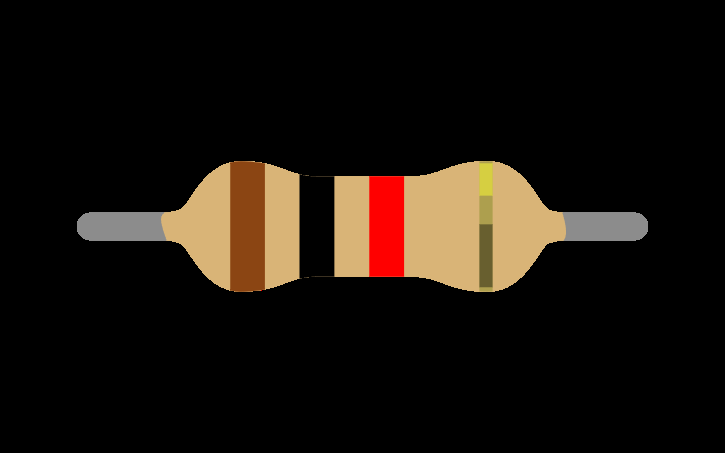
#> input picture tugas_4/resistor1.png, 725 x 453 px
$ python resistor3.py
#> lines starting #> are read from the running program, lines starting #| are printed output that depends on the picture; after the words box and inside, x2 and y2 are one past the last pixel; in counts of white or black regions, pixels touching at a corner belong together
"""
Resistor Color Band Detector v3
================================
Hybrid approach:
  1. Find resistor body ROI via edge detection
  2. Extract center strip, estimate body color
  3. Build color-change profile → find band positions
  4. For each band segment: classify using HSV rules first,
     fall back to LAB nearest-neighbor
  5. Merge duplicates, calculate resistance

Run:  python resistor_detector.py image.png [--debug]
"""

import cv2
import numpy as np
from scipy.signal import find_peaks
import sys

# =============================================================================
# 1. RESISTOR DATA
# =============================================================================
COLOR_CODES = {
    'Hitam':   {'digit': 0, 'multiplier': 1,           'tolerance': None},
    'Cokelat': {'digit': 1, 'multiplier': 10,          'tolerance': 1},
    'Merah':   {'digit': 2, 'multiplier': 100,         'tolerance': 2},
    'Oranye':  {'digit': 3, 'multiplier': 1000,        'tolerance': None},
    'Kuning':  {'digit': 4, 'multiplier': 10000,       'tolerance': None},
    'Hijau':   {'digit': 5, 'multiplier': 100000,      'tolerance': 0.5},
    'Biru':    {'digit': 6, 'multiplier': 1000000,     'tolerance': 0.25},
    'Ungu':    {'digit': 7, 'multiplier': 10000000,    'tolerance': 0.1},
    'Abu-abu': {'digit': 8, 'multiplier': 100000000,   'tolerance': 0.05},
    'Putih':   {'digit': 9, 'multiplier': 1000000000,  'tolerance': None},
    'Emas':    {'digit': None, 'multiplier': 0.1,      'tolerance': 5},
    'Perak':   {'digit': None, 'multiplier': 0.01,     'tolerance': 10},
}

# =============================================================================
# 2. HSV-BASED CLASSIFICATION (primary method)
#    Each entry: list of (lower_hsv, upper_hsv) tuples
#    H: 0-179, S: 0-255, V: 0-255
# =============================================================================
HSV_RULES = {
    # Very dark pixels regardless of hue
    'Hitam':   [((0,   0,   0),   (180, 255,  60))],
    # Very bright, very low saturation
    'Putih':   [((0,   0,  200),  (180,  40, 255))],
    # Low saturation mid-value = gray
    'Abu-abu': [((0,   0,  61),   (180,  50, 199))],
    # Silver: low saturation, higher value than gray
    'Perak':   [((0,   0,  160),  (180,  45, 210))],
    # Red wraps around 0°/180°
    'Merah':   [((0,  120,  60),  (9,   255, 255)),
                ((170,120,  60),  (180, 255, 255))],
    # Orange: narrow hue band, high saturation
    'Oranye':  [((9,  160, 100),  (20,  255, 255))],
    # Yellow: vivid, high saturation
    'Kuning':  [((20, 160, 150),  (35,  255, 255))],
    # Gold: similar hue to yellow but lower saturation & value
    'Emas':    [((15,  60,  80),  (35,  159, 220))],
    # Brown: low-value orange
    'Cokelat': [((5,  100,  20),  (20,  255, 130))],
    # Green
    'Hijau':   [((36, 100,  60),  (85,  255, 255))],
    # Blue
    'Biru':    [((86, 100,  60),  (125, 255, 255))],
    # Purple/Violet
    'Ungu':    [((126, 80,  60),  (155, 255, 255))],
}

# Priority order matters: more specific rules first
HSV_PRIORITY = [
    'Hitam', 'Putih', 'Merah', 'Ungu', 'Biru',
    'Hijau', 'Oranye', 'Cokelat', 'Kuning', 'Emas',
    'Abu-abu', 'Perak'
]

def classify_pixel_hsv(bgr_pixel):
    """
    Classify a single BGR pixel using HSV rules.
    Returns (color_name, confidence) where confidence = fraction of
    pixels in a tiny patch that match. Returns None if no rule matches.
    """
    px = np.uint8([[bgr_pixel]])
    hsv = cv2.cvtColor(px, cv2.COLOR_BGR2HSV)[0][0]

    for name in HSV_PRIORITY:
        ranges = HSV_RULES[name]
        for (lo, hi) in ranges:
            lo_arr = np.array(lo, dtype=np.uint8)
            hi_arr = np.array(hi, dtype=np.uint8)
            if cv2.inRange(np.uint8([[hsv]]), lo_arr, hi_arr)[0][0] == 255:
                return name
    return None  # Unclassified


def classify_pixels_hsv_voting(bgr_pixels):
    """
    Given an array of BGR pixels, vote on the most common HSV classification.
    Returns (winner_name, vote_fraction).
    """
    votes = {}
    total = len(bgr_pixels)
    for px in bgr_pixels:
        name = classify_pixel_hsv(px.tolist())
        if name:
            votes[name] = votes.get(name, 0) + 1

    if not votes:
        return None, 0.0

    winner = max(votes, key=votes.get)
    return winner, votes[winner] / total

# =============================================================================
# 3. BODY DETECTION & ROI
# =============================================================================
def find_resistor_roi(img):
    h, w = img.shape[:2]
    gray = cv2.cvtColor(img, cv2.COLOR_BGR2GRAY)
    blurred = cv2.GaussianBlur(gray, (7, 7), 0)
    edges = cv2.Canny(blurred, 20, 80)
    kernel = np.ones((9, 9), np.uint8)
    closed = cv2.morphologyEx(edges, cv2.MORPH_CLOSE, kernel)
    dilated = cv2.dilate(closed, kernel, iterations=1)
    contours, _ = cv2.findContours(dilated, cv2.RETR_EXTERNAL, cv2.CHAIN_APPROX_SIMPLE)

    best, best_score = None, 0
    for cnt in contours:
        area = cv2.contourArea(cnt)
        if area < 2000:
            continue
        x, y, bw, bh = cv2.boundingRect(cnt)
        aspect = bw / (bh + 1e-5)
        if aspect > 1.5 and bw > w * 0.2:
            score = area * min(aspect, 8.0)
            if score > best_score:
                best_score = score
                best = (x, y, x + bw, y + bh)

    if best is None:
        mx, my = int(w * 0.05), int(h * 0.2)
        best = (mx, my, w - mx, h - my)
    return best


def estimate_body_color_lab(strip):
    """Body color = median of entire strip (body dominates)."""
    pixels = strip.reshape(-1, 3)
    median_bgr = np.median(pixels, axis=0).astype(np.uint8)
    lab = cv2.cvtColor(np.uint8([[median_bgr]]), cv2.COLOR_BGR2LAB)[0][0].astype(np.float32)
    return median_bgr, lab

# =============================================================================
# 4. PROFILE-BASED BAND DETECTION
# =============================================================================
def compute_color_change_profile(strip, window=4):
    w = strip.shape[1]
    profile = np.zeros(w, dtype=np.float32)
    for x in range(window, w - window):
        left_med  = np.median(strip[:, x-window:x].reshape(-1,3), axis=0)
        right_med = np.median(strip[:, x:x+window].reshape(-1,3), axis=0)
        l = cv2.cvtColor(np.uint8([[left_med]]),  cv2.COLOR_BGR2LAB)[0][0].astype(np.float32)
        r = cv2.cvtColor(np.uint8([[right_med]]), cv2.COLOR_BGR2LAB)[0][0].astype(np.float32)
        profile[x] = np.linalg.norm(l - r)
    return profile


def find_band_boundaries(profile, strip_w, min_ratio=0.03, min_height=6.0):
    smooth_k = max(3, strip_w // 50)
    smoothed = np.convolve(profile, np.ones(smooth_k)/smooth_k, mode='same')
    min_dist = max(4, int(strip_w * min_ratio))
    peaks, _ = find_peaks(smoothed, height=min_height, distance=min_dist, prominence=3.0)

    if len(peaks) < 2:
        # Try with lower threshold
        peaks, _ = find_peaks(smoothed, height=min_height*0.5, distance=min_dist, prominence=1.5)

    boundaries = sorted(set([0] + list(peaks) + [strip_w]))
    segments = []
    for i in range(len(boundaries)-1):
        w_seg = boundaries[i+1] - boundaries[i]
        if w_seg >= int(strip_w * min_ratio):
            segments.append((boundaries[i], boundaries[i+1]))

    return segments, smoothed

# =============================================================================
# 5. SEGMENT COLOR CLASSIFICATION
# =============================================================================
def classify_segment(strip, x1, x2, body_lab, body_thresh=20.0, debug=False):
    """
    Extract pixels from segment, filter body color, then classify via HSV voting.
    """
    col_bgr = strip[:, x1:x2].reshape(-1, 3)
    if len(col_bgr) == 0:
        return None, 0.0

    # Filter out body-colored pixels using LAB distance
    non_body = []
    for px in col_bgr:
        px_u8 = np.uint8([[px]])
        px_lab = cv2.cvtColor(px_u8, cv2.COLOR_BGR2LAB)[0][0].astype(np.float32)
        if np.linalg.norm(px_lab - body_lab) > body_thresh:
            non_body.append(px)

    body_ratio = 1.0 - (len(non_body) / len(col_bgr))

    if debug:
        med = np.median(col_bgr, axis=0).astype(int)
        print(f"    Seg [{x1}-{x2}]: {len(non_body)}/{len(col_bgr)} non-body px, "
              f"body_ratio={body_ratio:.2f}, median_bgr={med}")

    # If >70% of pixels are body color, this IS the body — skip
    if body_ratio > 0.70:
        return None, body_ratio

    # Use all pixels (not just non-body) for HSV voting — body filter already handled
    target_pixels = np.array(non_body) if len(non_body) >= 5 else col_bgr
    color, confidence = classify_pixels_hsv_voting(target_pixels)
    return color, confidence

# =============================================================================
# 6. RESISTANCE CALCULATION
# =============================================================================
def format_resistance(value):
    if value >= 1_000_000:
        return f"{value/1_000_000:.3g} MΩ"
    elif value >= 1_000:
        return f"{value/1_000:.3g} kΩ"
    else:
        return f"{value:.3g} Ω"

def calculate_resistance(bands):
    if len(bands) < 3:
        return f"Gagal: Hanya {len(bands)} pita terdeteksi (butuh minimal 3)."
    try:
        if len(bands) == 3:
            d1, d2 = COLOR_CODES[bands[0]]['digit'], COLOR_CODES[bands[1]]['digit']
            mul, tol = COLOR_CODES[bands[2]]['multiplier'], 20
            if d1 is None or d2 is None: return "Gagal: Digit tidak valid."
            value = ((d1*10)+d2)*mul
        elif len(bands) == 4:
            d1, d2 = COLOR_CODES[bands[0]]['digit'], COLOR_CODES[bands[1]]['digit']
            mul = COLOR_CODES[bands[2]]['multiplier']
            tol = COLOR_CODES[bands[3]]['tolerance']
            if d1 is None or d2 is None: return "Gagal: Digit tidak valid."
            value = ((d1*10)+d2)*mul
        else:  # 5+ bands
            d1 = COLOR_CODES[bands[0]]['digit']
            d2 = COLOR_CODES[bands[1]]['digit']
            d3 = COLOR_CODES[bands[2]]['digit']
            mul = COLOR_CODES[bands[3]]['multiplier']
            tol = COLOR_CODES[bands[4]]['tolerance']
            if d1 is None or d2 is None or d3 is None: return "Gagal: Digit tidak valid."
            value = ((d1*100)+(d2*10)+d3)*mul
        tol_str = f"±{tol}%" if tol is not None else "±?"
        return f"{format_resistance(value)} {tol_str}"
    except (TypeError, KeyError) as e:
        return f"Gagal: {e}"

# =============================================================================
# 7. MAIN
# =============================================================================
def process_resistor_image(image_path, debug=False):
#> called with image_path = 'resistor1.png', debug = False
    img_orig = cv2.imread(image_path)
#> img_orig is the input picture: shape (453, 725, 3); mean B, G, R 12.4, 18.6, 25.4
    if img_orig is None:
        print(f"Error: '{image_path}' tidak ditemukan.")
        return

    img = cv2.resize(img_orig, (900, 550))
    display = img.copy()
    h_img, w_img = img.shape[:2]
#> h_img = 550; w_img = 900

    # ── Step 1: Find resistor body ──────────────────────────────────────────
    x1, y1, x2, y2 = find_resistor_roi(img)
#> in find_resistor_roi, `gray = cv2.cvtColor(img, cv2.COLOR_BGR2GRAY)`:
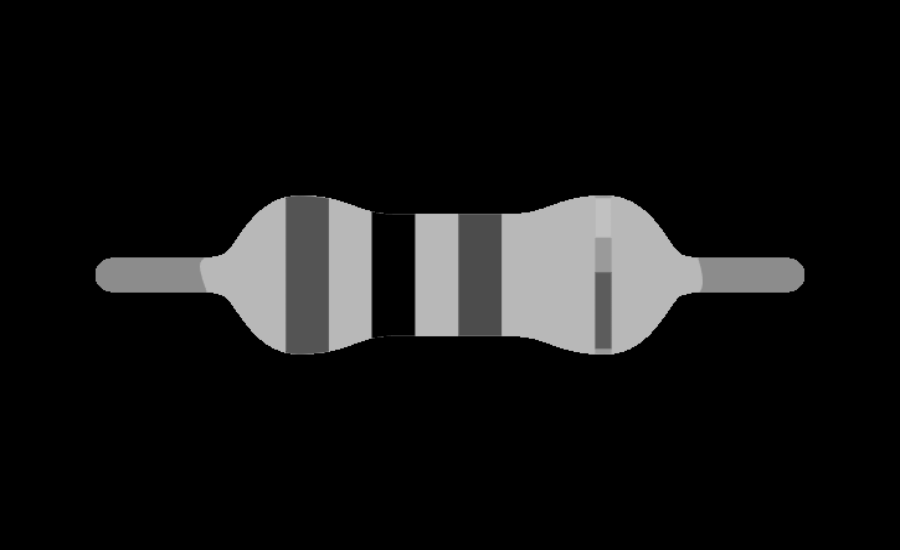
#> gray: shape (550, 900); min 0, max 193, mean 19.9
#> in find_resistor_roi, `edges = cv2.Canny(blurred, 20, 80)`:
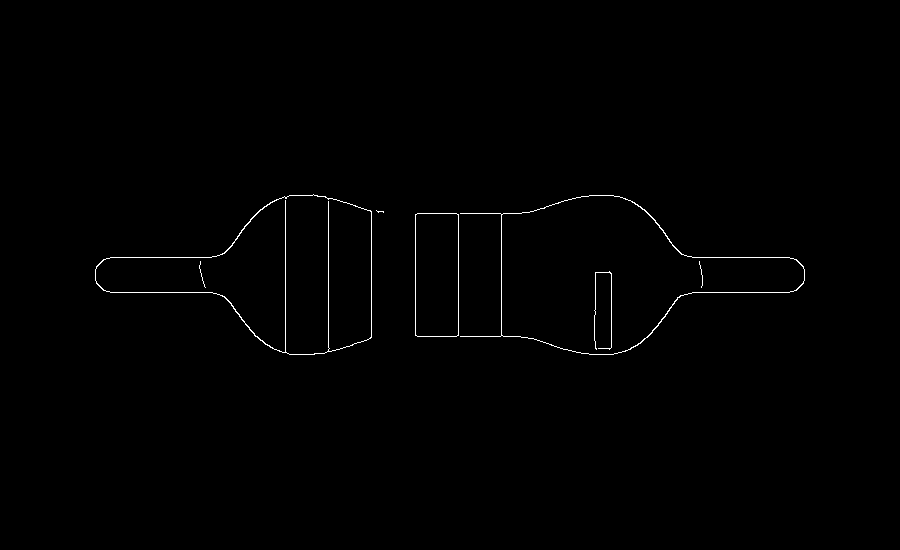
#> edges: shape (550, 900); 0.54% white in thin lines or dots, all inside (x1, y1, x2, y2) = (95, 194, 805, 355)
#> in find_resistor_roi, `dilated = cv2.dilate(closed, kernel, iterations=1)`:
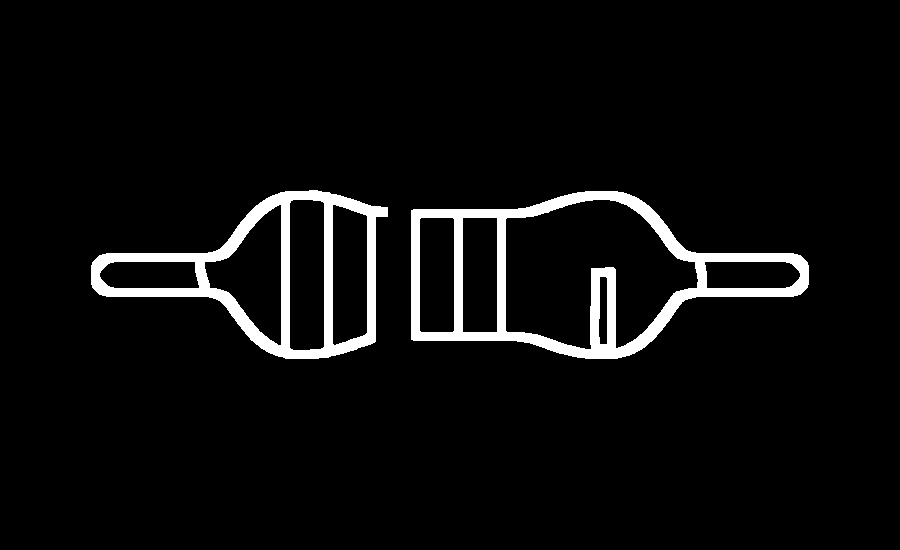
#> dilated: shape (550, 900); 5% white; 2 white regions
#> in find_resistor_roi, `contours, _ = cv2.findContours(dilated, cv2.RETR_EXTERNAL, cv2.CHAIN_A..`: contours = 2 contours; box (x1, y1, x2, y2) and area: (411, 191, 809, 359) 42964, (91, 190, 388, 359) 27832
#> the loop in find_resistor_roi, `for cnt in contours:` made 2 passes
#> (area, x, y, bw, bh, aspect, score, best_score) on pass 1: (42964, 411, 191, 398, 168, 2.37, 101783.8, 101783.8)
#> (area, x, y, bw, bh, aspect, score) on pass 2: (27832.5, 91, 190, 297, 169, 1.76, 48912.7)
#> after the loop in find_resistor_roi, `for cnt in contours:`: best_score = 101783.8
#> x1 = 411; y1 = 191; x2 = 809; y2 = 359
    if debug:
        print(f"ROI: ({x1},{y1})->({x2},{y2})")

    # ── Step 2: Extract center strip ────────────────────────────────────────
    cy = (y1 + y2) // 2
#> cy = 275
    sh = max(12, (y2 - y1) // 6)   # ±1/6 of body height
#> sh = 28
    sy1, sy2 = max(0, cy-sh), min(h_img, cy+sh)
#> sy1 = 247; sy2 = 303

    # Trim horizontal margins (wire leads)
    margin = int((x2 - x1) * 0.06)
#> margin = 23
    sx1, sx2 = x1 + margin, x2 - margin
#> sx1 = 434; sx2 = 786
    strip   = img[sy1:sy2, sx1:sx2].copy()
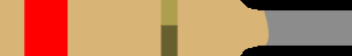
#> strip: shape (56, 352, 3); mean B, G, R 91.6, 129.1, 181.9
    strip_w = sx2 - sx1
#> strip_w = 352

    # ── Step 3: Estimate body color ──────────────────────────────────────────
    body_bgr, body_lab = estimate_body_color_lab(strip)
#> in estimate_body_color_lab, `median_bgr = np.median(pixels, axis=0).astype(np.uint8)`: median_bgr = [119, 180, 217]
#> in estimate_body_color_lab, `lab = cv2.cvtColor(np.uint8([[median_bgr]]), cv2.COLOR_BGR2LAB)[0][0]...`: lab = [192, 133, 164]
#> body_bgr = [119, 180, 217]; body_lab = [192, 133, 164]
    if debug:
        print(f"Body BGR: {body_bgr}")

    # ── Step 4: Color-change profile ─────────────────────────────────────────
    profile = compute_color_change_profile(strip)
#> the loop in compute_color_change_profile, `for x in range(window, w - window):` made 344 passes
#> (right_med, r) on passes 1 to 3: ([119, 180, 217], [192, 133, 164]), ([119, 180, 217], [192, 133, 164]), ([119, 180, 217], [192, 133, 164])
#> after the loop in compute_color_change_profile, `for x in range(window, w - window):`: profile = 352 values, max 98.6 at index 68, min 0 at index 0, mean 5.08
    segments, smoothed = find_band_boundaries(profile, strip_w)
#> in find_band_boundaries, `smooth_k = max(3, strip_w // 50)`: smooth_k = 7
#> in find_band_boundaries, `smoothed = np.convolve(profile, np.ones(smooth_k)/smooth_k, mode='same')`: smoothed = 352 values, max 57.3 at index 68, min 0 at index 0, mean 5.08
#> in find_band_boundaries, `min_dist = max(4, int(strip_w * min_ratio))`: min_dist = 10
#> in find_band_boundaries, `peaks, _ = find_peaks(smoothed, height=min_height, distance=min_dist, ..`: peaks = [24, 68, 162, 177, 267]
#> in find_band_boundaries, `boundaries = sorted(set([0] + list(peaks) + [strip_w]))`: boundaries = [0, 24, 68, 162, 177, 267, 352]
#> the loop in find_band_boundaries, `for i in range(len(boundaries)-1):` made 6 passes
#> w_seg on passes 1 to 6: 24, 44, 94, 15, 90, 85
#> after the loop in find_band_boundaries, `for i in range(len(boundaries)-1):`: segments = [(0, 24), (24, 68), (68, 162), (162, 177), (177, 267), (267, 352)]
    if debug:
        print(f"Segmen: {segments}")

    # ── Step 5: Classify segments ─────────────────────────────────────────────
    raw_bands = []
    for (seg_x1, seg_x2) in segments:
        color, conf = classify_segment(strip, seg_x1, seg_x2, body_lab,
                                       body_thresh=20.0, debug=debug)
        if color is None:
            if debug:
                print(f"  Seg [{seg_x1}-{seg_x2}]: SKIP (body)")
            continue
        if debug:
            print(f"  Seg [{seg_x1}-{seg_x2}]: {color} (conf={conf:.2f})")
        raw_bands.append({
            'color': color,
            'conf':  conf,
            'gx1':   sx1 + seg_x1,
            'gx2':   sx1 + seg_x2,
        })
#> this loop made 6 passes
#> (seg_x1, seg_x2, body_ratio in classify_segment, conf) on pass 1: (0, 24, 1, 1)

    # ── Step 6: Merge adjacent same-color bands ───────────────────────────────
    merged = []
    for b in raw_bands:
        if merged and merged[-1]['color'] == b['color']:
            merged[-1]['gx2'] = b['gx2']
        else:
            merged.append(dict(b))
#> this loop made 3 passes
#> b on passes 1 to 3: {'color': 'Merah', 'conf': 1, 'gx1': 458, 'gx2': 502}, {'color': 'Emas', 'conf': 1, 'gx1': 596, 'gx2': 611}, {'color': 'Abu-abu', 'conf': 0.638, 'gx1': 701, 'gx2': 786}

    band_colors = [b['color'] for b in merged]
    print(f"\nPita terdeteksi (Kiri -> Kanan): {band_colors}")
#| Pita terdeteksi (Kiri -> Kanan): ['Merah', 'Emas', 'Abu-abu']
    result = calculate_resistance(band_colors)
    print(f"Nilai Resistor       : {result}\n")
#| Nilai Resistor       : Gagal: Digit tidak valid.

    # ── Step 7: Draw ──────────────────────────────────────────────────────────
    cv2.rectangle(display, (x1, y1), (x2, y2), (255, 180, 0), 1)
    cv2.rectangle(display, (sx1, sy1), (sx2, sy2), (0, 255, 255), 1)
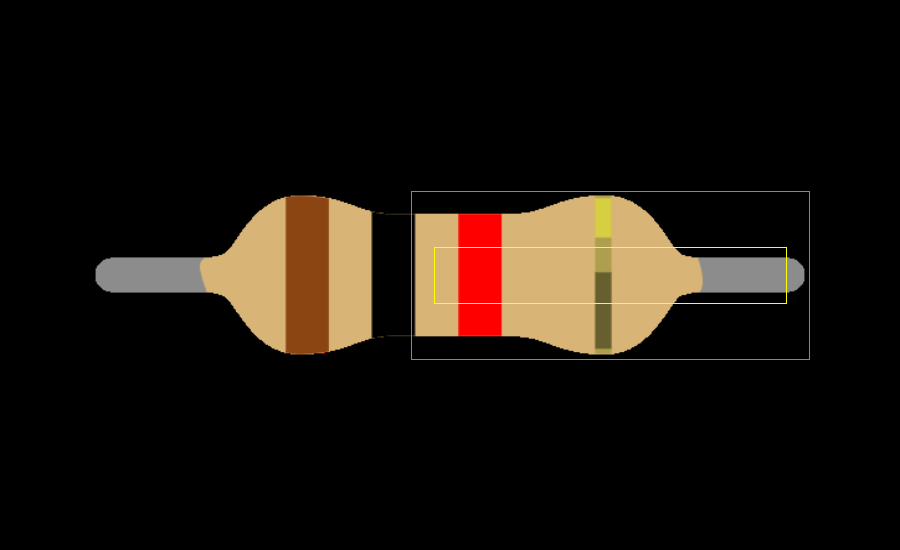
#> display: shape (550, 900, 3); mean B, G, R 12.9, 19.2, 25.5

    VIZ = {
        'Hitam':(50,50,50),    'Cokelat':(30,105,210),  'Merah':(0,30,230),
        'Oranye':(0,130,255),  'Kuning':(0,220,220),    'Hijau':(0,210,30),
        'Biru':(230,90,0),     'Ungu':(200,0,200),      'Abu-abu':(140,140,140),
        'Putih':(240,240,240), 'Emas':(0,200,255),      'Perak':(180,180,200),
    }
    for i, b in enumerate(merged):
        col = VIZ.get(b['color'], (0,255,0))
        cv2.rectangle(display, (b['gx1'], sy1-6), (b['gx2'], sy2+6), col, 2)
        label = f"{i+1}:{b['color']}"
        cv2.putText(display, label, (b['gx1'], sy1-14),
                    cv2.FONT_HERSHEY_SIMPLEX, 0.4, (0,0,0), 3)
        cv2.putText(display, label, (b['gx1'], sy1-14),
                    cv2.FONT_HERSHEY_SIMPLEX, 0.4, (255,255,255), 1)
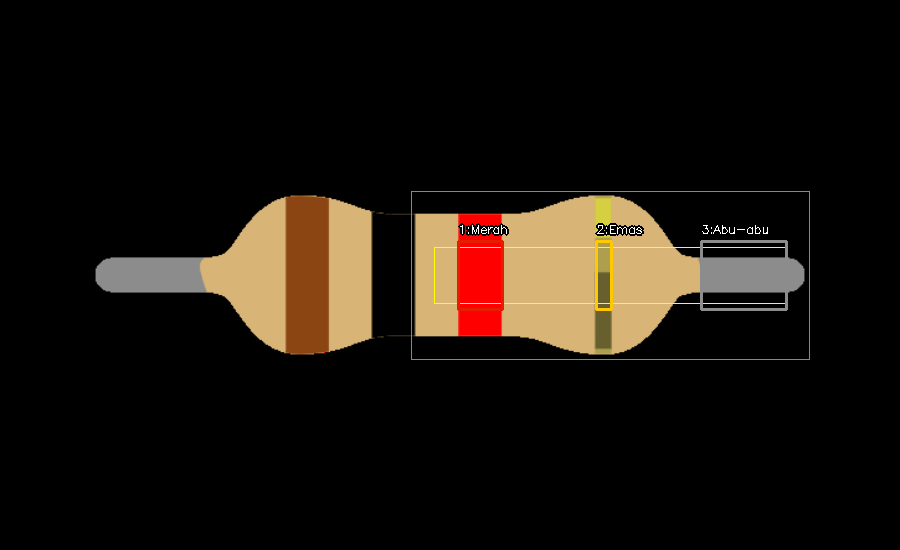
#> display: shape (550, 900, 3); 0.63% of pixels changed, all inside (x1, y1, x2, y2) = (457, 223, 788, 311)

    ok = 'Ω' in result
    tc = (20, 200, 20) if ok else (20, 20, 220)
    cv2.putText(display, f"Hasil: {result}", (12, 40),
                cv2.FONT_HERSHEY_SIMPLEX, 0.9, (0,0,0), 5)
    cv2.putText(display, f"Hasil: {result}", (12, 40),
                cv2.FONT_HERSHEY_SIMPLEX, 0.9, tc, 2)
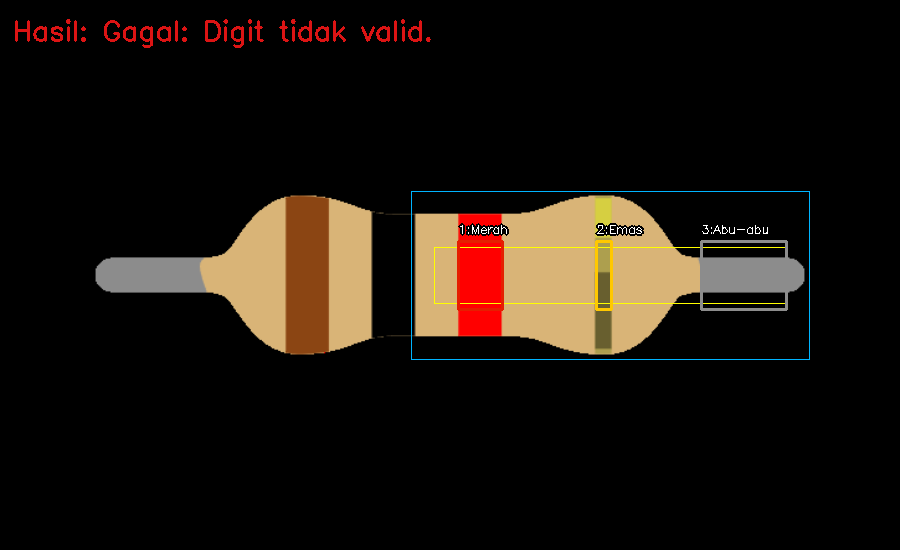
#> display: shape (550, 900, 3); 0.56% of pixels changed, all inside (x1, y1, x2, y2) = (15, 19, 431, 48)

    if debug:
        # Show color-change profile as a chart
        ph = 80
        prof_vis = np.zeros((ph, strip_w, 3), dtype=np.uint8)
        mv = smoothed.max() or 1
        for x in range(strip_w):
            bh = int((smoothed[x]/mv)*ph)
            cv2.line(prof_vis, (x,ph),(x,ph-bh),(0,220,100),1)
        for (sx, ex) in segments:
            cv2.line(prof_vis,(sx,0),(sx,ph),(0,100,255),1)
        cv2.imshow("Profile", prof_vis)

    cv2.imshow("Deteksi Resistor", display)
    cv2.waitKey(0)
    cv2.destroyAllWindows()


if __name__ == "__main__":
    f = sys.argv[1] if len(sys.argv) > 1 else "resistor1.png"
    dbg = "--debug" in sys.argv
    process_resistor_image(f, debug=dbg)
